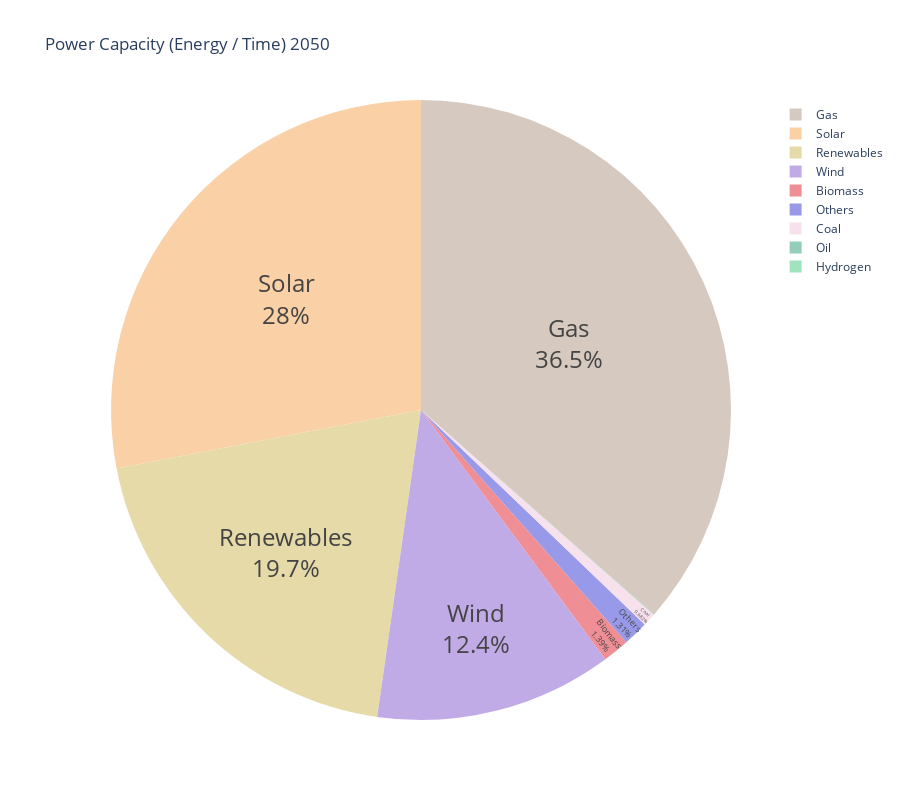
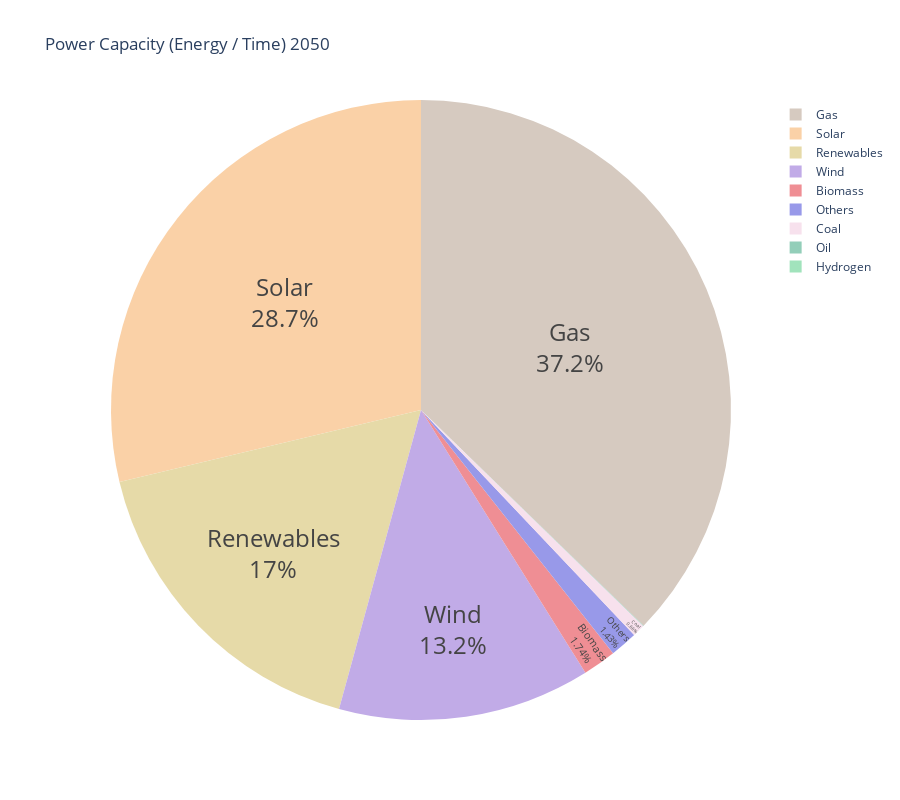

Notebook source saved alongside these figures, in order:
### Code cell
fig = power_pie_plot(SEASON_DATA)
if WRITE_FIGS:
    fig.write_image(WRITE_DIR / "power_pie_plot.png")
fig.show()

fig = power_pie_plot(EXPENSIVE_HLDH)
if WRITE_FIGS:
    fig.write_image(WRITE_DIR / "power_pie_plot_expensive.png")
fig.show()

### Figure 1 — Plotly figure (JSON) as saved in the notebook; plotly's stock layout.template omitted (floating-point values rounded to 4 significant figures; data arrays with more than 128 entries replaced by an {"elided": "..."} marker saying what was removed)
{"data": [{"labels": {"elided": "270 str values"}, "marker": {"colors": {"elided": "270 str values"}}, "textfont": {"size": 24}, "textinfo": "percent+label", "textposition": "inside", "type": "pie", "values": {"elided": "270 float values"}}], "layout": {"height": 800, "title": {"text": "Power Capacity (Energy / Time) 2050"}, "width": 900}}

### Figure 2 — Plotly figure (JSON) as saved in the notebook; plotly's stock layout.template omitted (floating-point values rounded to 4 significant figures; data arrays with more than 128 entries replaced by an {"elided": "..."} marker saying what was removed)
{"data": [{"labels": {"elided": "270 str values"}, "marker": {"colors": {"elided": "270 str values"}}, "textfont": {"size": 24}, "textinfo": "percent+label", "textposition": "inside", "type": "pie", "values": {"elided": "270 float values"}}], "layout": {"height": 800, "title": {"text": "Power Capacity (Energy / Time) 2050"}, "width": 900}}
